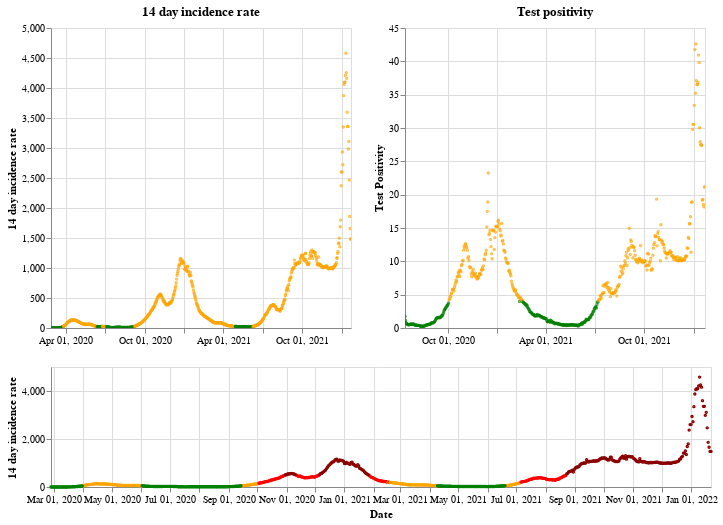

Notebook code cell kept with this figure:
### Markdown cell above
## Wales

### Code cell
plot_traffic_light('Wales')

### Figure 1 — Vega-Lite specification as saved in the notebook (floating-point values rounded to 4 significant figures; data arrays with more than 128 entries replaced by an {"elided": "..."} marker saying what was removed)
{"config": {"view": {"continuousWidth": 400, "continuousHeight": 300}}, "vconcat": [{"hconcat": [{"mark": {"type": "point", "size": 2}, "encoding": {"color": {"condition": {"value": "green", "test": "(datum.twoWeeklyCasesRate <= 25)"}, "value": "orange"}, "tooltip": [{"type": "nominal", "field": "areaName"}, {"type": "temporal", "field": "date"}, {"type": "quantitative", "field": "twoWeeklyCasesRate"}, {"type": "quantitative", "field": "testPositivity"}], "x": {"type": "temporal", "axis": {"title": ""}, "field": "date", "scale": {"domain": {"selection": "DateBrush"}}, "timeUnit": "yearmonthdate"}, "y": {"type": "quantitative", "axis": {"title": "14 day incidence rate"}, "field": "twoWeeklyCasesRate"}}, "title": "14 day incidence rate", "width": 300}, {"mark": {"type": "point", "size": 2}, "encoding": {"color": {"condition": {"value": "green", "test": "(datum.testPositivity <= 4)"}, "value": "orange"}, "tooltip": [{"type": "nominal", "field": "areaName"}, {"type": "temporal", "field": "date"}, {"type": "quantitative", "field": "twoWeeklyCasesRate"}, {"type": "quantitative", "field": "testPositivity"}], "x": {"type": "temporal", "axis": {"title": ""}, "field": "date", "scale": {"domain": {"selection": "DateBrush"}}, "timeUnit": "yearmonthdate"}, "y": {"type": "quantitative", "axis": {"title": "Test Positivity"}, "field": "testPositivity"}}, "title": "Test positivity", "width": 300}]}, {"layer": [{"mark": {"type": "point", "size": 2}, "encoding": {"color": {"condition": {"value": "orange", "test": "(((datum.testPositivity < 4) && (datum.twoWeeklyCasesRate >= 50)) && (datum.twoWeeklyCasesRate < 200))"}, "value": "red"}, "opacity": {"condition": {"value": 1, "test": "((datum.twoWeeklyCasesRate >= 50) && (datum.twoWeeklyCasesRate < 500))"}, "value": 0}, "tooltip": [{"type": "nominal", "field": "areaName"}, {"type": "temporal", "field": "date"}, {"type": "quantitative", "field": "twoWeeklyCasesRate"}, {"type": "quantitative", "field": "testPositivity"}], "x": {"type": "temporal", "axis": {"title": "Date"}, "field": "date", "timeUnit": "yearmonthdate"}, "y": {"type": "quantitative", "axis": {"title": "14 day incidence rate"}, "field": "twoWeeklyCasesRate"}}, "selection": {"DateBrush": {"type": "interval", "encodings": ["x"], "fields": ["Time"]}}}, {"mark": {"type": "point", "size": 2}, "encoding": {"color": {"value": "darkred"}, "opacity": {"condition": {"value": 1, "test": "(datum.twoWeeklyCasesRate >= 500)"}, "value": 0}, "tooltip": [{"type": "nominal", "field": "areaName"}, {"type": "temporal", "field": "date"}, {"type": "quantitative", "field": "twoWeeklyCasesRate"}, {"type": "quantitative", "field": "testPositivity"}], "x": {"type": "temporal", "axis": {"title": "Date"}, "field": "date", "timeUnit": "yearmonthdate"}, "y": {"type": "quantitative", "axis": {"title": "14 day incidence rate"}, "field": "twoWeeklyCasesRate"}}}, {"mark": {"type": "point", "size": 2}, "encoding": {"color": {"condition": {"value": "green", "test": "((datum.testPositivity < 4) && (datum.twoWeeklyCasesRate < 50))"}, "value": "orange"}, "opacity": {"condition": {"value": 1, "test": "(datum.twoWeeklyCasesRate < 50)"}, "value": 0}, "tooltip": [{"type": "nominal", "field": "areaName"}, {"type": "temporal", "field": "date"}, {"type": "quantitative", "field": "twoWeeklyCasesRate"}, {"type": "quantitative", "field": "testPositivity"}], "x": {"type": "temporal", "axis": {"title": "Date"}, "field": "date", "timeUnit": "yearmonthdate"}, "y": {"type": "quantitative", "axis": {"title": "14 day incidence rate"}, "field": "twoWeeklyCasesRate"}}}], "height": 120, "width": 660}], "data": {"name": "data-757e674b0e756dbaeef70804505b43de"}, "$schema": "https://vega.github.io/schema/vega-lite/v4.8.1.json", "datasets": {"data-757e674b0e756dbaeef70804505b43de": {"elided": "696 records"}}}
